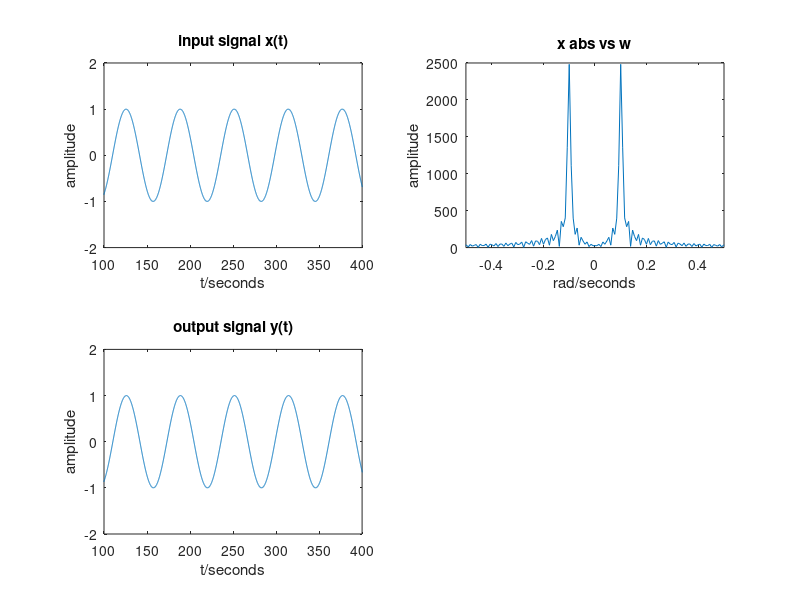
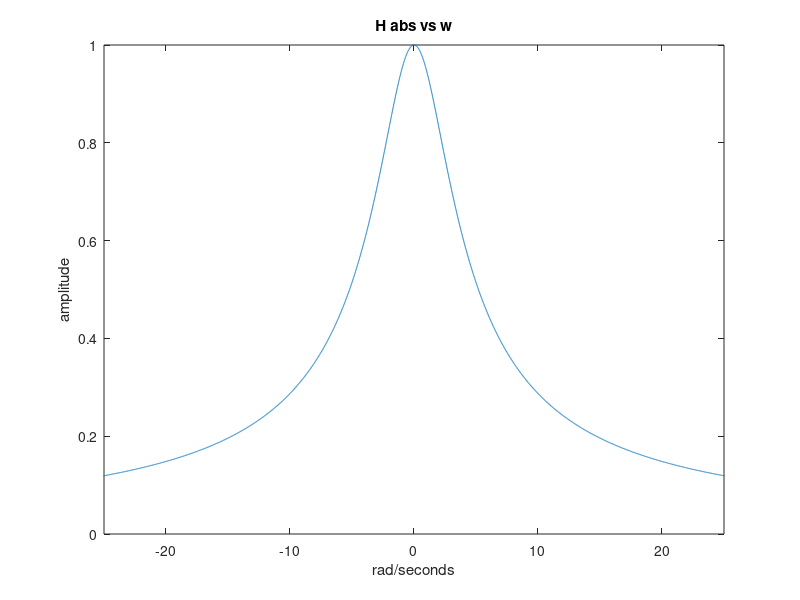

Here is the MATLAB script that generated these plots, in order: (Note: this script raises an error after producing the figures.)
% FILE: Ex1.m
% NAME: [Chunguang Xie, Schuyler Horky]
% DESCRIPTION: practicing to verify our pre-lab results. 

% Clear all variables and close all windows
clearvars;
close all;

Fs = 10;
t = 0:(1/Fs):500 -(1/Fs); 
x = cos(0.1*t);
N = 8192;
x_fft = fftshift(fft(x, N));
x_abs = abs(x_fft);
w_period = 2*pi*Fs/N;
w = (-N/2:(N/2)-1)*w_period;

figure(1);
subplot(2,2,1);
plot(t, x);
xlim([100,400]);
ylim([-2,2]);
xlabel('t/seconds');
ylabel('amplitude');
title('input signal x(t)');

subplot(2,2,2);
plot(w, x_abs);
xlim([-0.5, 0.5]);
xlabel('rad/seconds');
ylabel('amplitude');
title('x abs vs w');

H_fft = 3./(3+j*w);
H_abs = abs(H_fft);
figure(2);
plot(w, H_abs);
xlim([-25, 25]);
ylim([0,1]);
xlabel('rad/seconds');
ylabel('amplitude');
title('H abs vs w');

y_fft = x_fft.*H_fft;
y_ifft = ifft(fftshift(y_fft), N);
y = real(y_ifft);
t_y = (0:length(y)-1) * (1/Fs); 
figure(1);
subplot(2,2,3);
plot(t_y, y);
xlim([100,400]);
ylim([-2,2]);
xlabel('t/seconds');
ylabel('amplitude');
title('output signal y(t)');

b = [3];
a = [1 3];
y = lsim(b, a, x, t);
figure(1);
subplot(2,2,4);
plot(t, y);
xlim([100,400]);
ylim([-2,2]);
xlabel('t/seconds');
ylabel('amplitude');
title('output signal y(t)');